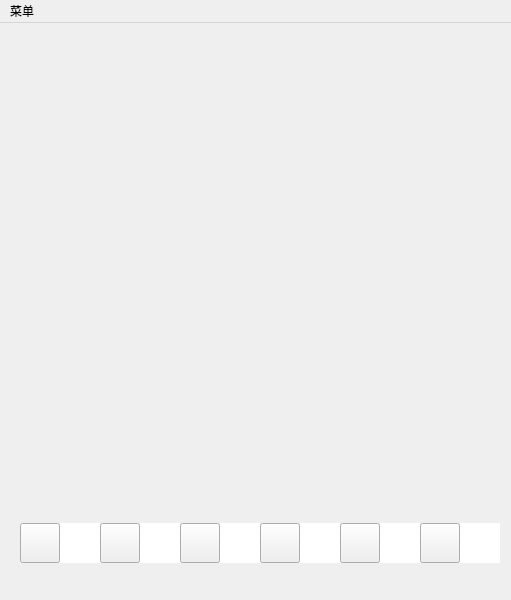
<?xml version="1.0" encoding="UTF-8"?>
<ui version="4.0">
 <class>single_play</class>
 <widget class="QMainWindow" name="single_play">
  <property name="geometry">
   <rect>
    <x>0</x>
    <y>0</y>
    <width>511</width>
    <height>600</height>
   </rect>
  </property>
  <property name="windowTitle">
   <string>MainWindow</string>
  </property>
  <property name="styleSheet">
   <string notr="true"/>
  </property>
  <widget class="QWidget" name="centralwidget">
   <widget class="QLabel" name="label">
    <property name="geometry">
     <rect>
      <x>80</x>
      <y>40</y>
      <width>331</width>
      <height>331</height>
     </rect>
    </property>
    <property name="styleSheet">
     <string notr="true"/>
    </property>
    <property name="text">
     <string/>
    </property>
   </widget>
   <widget class="QPushButton" name="gary1">
    <property name="geometry">
     <rect>
      <x>20</x>
      <y>500</y>
      <width>40</width>
      <height>40</height>
     </rect>
    </property>
    <property name="text">
     <string/>
    </property>
   </widget>
   <widget class="QPushButton" name="gary2">
    <property name="geometry">
     <rect>
      <x>100</x>
      <y>500</y>
      <width>40</width>
      <height>40</height>
     </rect>
    </property>
    <property name="text">
     <string/>
    </property>
   </widget>
   <widget class="QLabel" name="num_gary1">
    <property name="geometry">
     <rect>
      <x>60</x>
      <y>500</y>
      <width>40</width>
      <height>40</height>
     </rect>
    </property>
    <property name="styleSheet">
     <string notr="true">background-color: rgb(255, 255, 255);</string>
    </property>
    <property name="text">
     <string/>
    </property>
   </widget>
   <widget class="QLabel" name="num_gary2">
    <property name="geometry">
     <rect>
      <x>140</x>
      <y>500</y>
      <width>40</width>
      <height>40</height>
     </rect>
    </property>
    <property name="styleSheet">
     <string notr="true">background-color: rgb(255, 255, 255);</string>
    </property>
    <property name="text">
     <string/>
    </property>
   </widget>
   <widget class="QPushButton" name="gary3">
    <property name="geometry">
     <rect>
      <x>180</x>
      <y>500</y>
      <width>40</width>
      <height>40</height>
     </rect>
    </property>
    <property name="text">
     <string/>
    </property>
   </widget>
   <widget class="QLabel" name="num_gary3">
    <property name="geometry">
     <rect>
      <x>220</x>
      <y>500</y>
      <width>40</width>
      <height>40</height>
     </rect>
    </property>
    <property name="styleSheet">
     <string notr="true">background-color: rgb(255, 255, 255);</string>
    </property>
    <property name="text">
     <string/>
    </property>
   </widget>
   <widget class="QPushButton" name="green1">
    <property name="geometry">
     <rect>
      <x>260</x>
      <y>500</y>
      <width>40</width>
      <height>40</height>
     </rect>
    </property>
    <property name="text">
     <string/>
    </property>
   </widget>
   <widget class="QLabel" name="num_green1">
    <property name="geometry">
     <rect>
      <x>300</x>
      <y>500</y>
      <width>40</width>
      <height>40</height>
     </rect>
    </property>
    <property name="styleSheet">
     <string notr="true">background-color: rgb(255, 255, 255);</string>
    </property>
    <property name="text">
     <string/>
    </property>
   </widget>
   <widget class="QPushButton" name="green2">
    <property name="geometry">
     <rect>
      <x>340</x>
      <y>500</y>
      <width>40</width>
      <height>40</height>
     </rect>
    </property>
    <property name="text">
     <string/>
    </property>
   </widget>
   <widget class="QLabel" name="num_green2">
    <property name="geometry">
     <rect>
      <x>380</x>
      <y>500</y>
      <width>40</width>
      <height>40</height>
     </rect>
    </property>
    <property name="styleSheet">
     <string notr="true">background-color: rgb(255, 255, 255);</string>
    </property>
    <property name="text">
     <string/>
    </property>
   </widget>
   <widget class="QPushButton" name="green3">
    <property name="geometry">
     <rect>
      <x>420</x>
      <y>500</y>
      <width>40</width>
      <height>40</height>
     </rect>
    </property>
    <property name="text">
     <string/>
    </property>
   </widget>
   <widget class="QLabel" name="num_green3">
    <property name="geometry">
     <rect>
      <x>460</x>
      <y>500</y>
      <width>40</width>
      <height>40</height>
     </rect>
    </property>
    <property name="styleSheet">
     <string notr="true">background-color: rgb(255, 255, 255);</string>
    </property>
    <property name="text">
     <string/>
    </property>
   </widget>
  </widget>
  <widget class="QMenuBar" name="menubar">
   <property name="geometry">
    <rect>
     <x>0</x>
     <y>0</y>
     <width>511</width>
     <height>23</height>
    </rect>
   </property>
   <widget class="QMenu" name="menuquit">
    <property name="title">
     <string>菜单</string>
    </property>
    <addaction name="actionback"/>
    <addaction name="actionquit"/>
   </widget>
   <addaction name="menuquit"/>
  </widget>
  <action name="actionback">
   <property name="text">
    <string>返回主界面</string>
   </property>
  </action>
  <action name="actionquit">
   <property name="text">
    <string>退出</string>
   </property>
  </action>
 </widget>
 <resources/>
 <connections>
  <connection>
   <sender>actionquit</sender>
   <signal>triggered()</signal>
   <receiver>single_play</receiver>
   <slot>close()</slot>
   <hints>
    <hint type="sourcelabel">
     <x>-1</x>
     <y>-1</y>
    </hint>
    <hint type="destinationlabel">
     <x>399</x>
     <y>299</y>
    </hint>
   </hints>
  </connection>
 </connections>
</ui>
